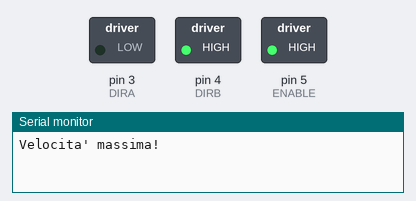
Simulated run of this sketch. Board: Arduino Uno, built with avr-gcc and run on an emulated ATmega328P. On the bench: switched loads named in the sketch (green lamp = pin HIGH), the last lines printed to the serial monitor.

Above: at 0.05 s.
At 1.35 s:
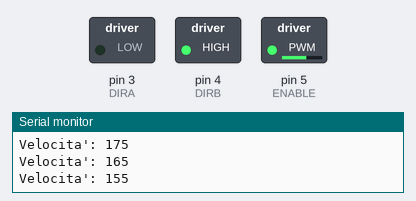
At 1.95 s:
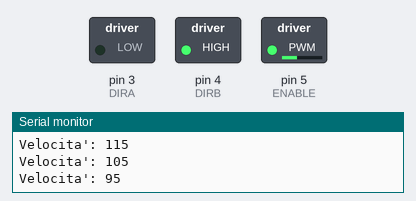
At 3.9 s:
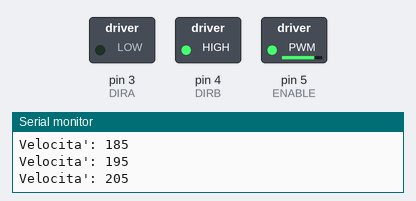
Timing chart, 0 to 5.0 s (numbered marks = the images above):
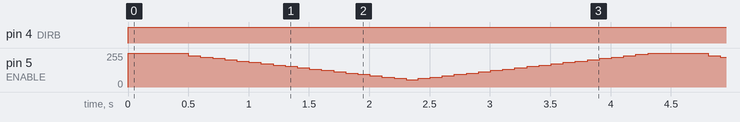

The sketch:

02-16_DC_Motor-test.ino
```cpp
/************************
Exercise the motor using
the L293D chip
************************/

#define ENABLE 5
#define DIRA 3
#define DIRB 4

void setup() {
  //---set pin direction
  pinMode(ENABLE,OUTPUT);
  pinMode(DIRA,OUTPUT);
  pinMode(DIRB,OUTPUT);
  Serial.begin(9600);
}

void loop() {
  /*
  Serial.println("Controllo velocita' di partenza:");
  digitalWrite(DIRA,LOW);
  digitalWrite(DIRB,HIGH);
  for (byte i = 140; i < 255; i++)
  {
    analogWrite(ENABLE, i);
    Serial.print("Velocita': ");
    Serial.println(i);
    delay(500);
  }*/
  Serial.println("Velocita' massima!");
  digitalWrite(DIRA,LOW);
  digitalWrite(DIRB,HIGH);
  digitalWrite(ENABLE, HIGH);
  delay(500);
  for (byte i = 235; i > 55; i-=10)
  {
    analogWrite(ENABLE, i);
    Serial.print("Velocita': ");
    Serial.println(i);
    delay(100);
  }
  for (byte j = 55; j < 255; j+=10)
  {
    analogWrite(ENABLE, j);
    Serial.print("Velocita': ");
    Serial.println(j);
    delay(100);
  }
}
```

Measured:
- by itself, pin 4 (DIRB): LOW → HIGH at 0.00 s
